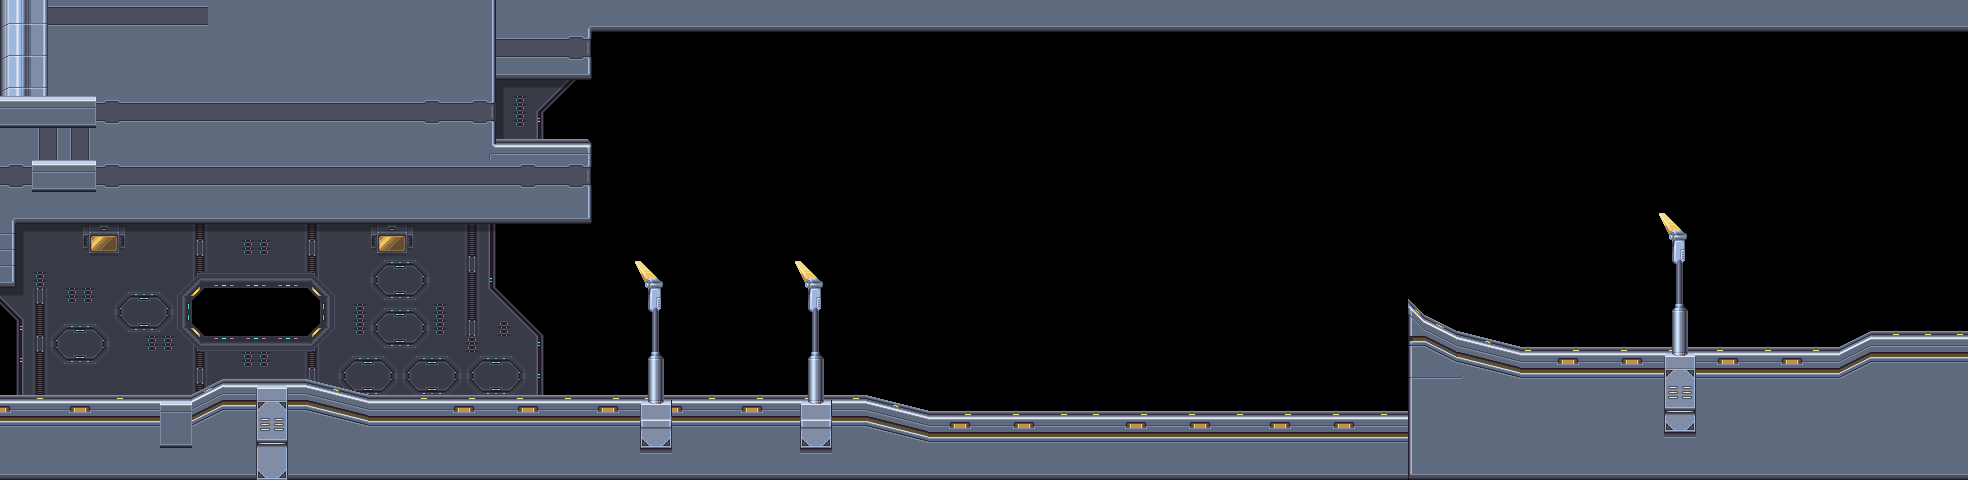

A 2D game scene composited from a Tiled map and its tileset images. What follows is a short description and the map's XML, with each tile layer's data collapsed to a summary:
An orthogonal 123x30 tile map with 16x16 px tiles, 4 tile layers (Background, Shadows, Main, Foreground).

<map version="1.9" tiledversion="1.9.0" orientation="orthogonal" renderorder="right-down" width="123" height="30" tilewidth="16" tileheight="16" infinite="0" nextlayerid="6" nextobjectid="1">
 <tileset firstgid="1" source="DynastyTileset.tsx" />
 <layer id="4" name="Background" width="123" height="30">
  <data>[3690 cells, 404 non-empty, 26 distinct tile ids]</data>
 </layer>
 <layer id="5" name="Shadows" width="123" height="30">
  <data>[3690 cells, 44 non-empty, 5 distinct tile ids]</data>
 </layer>
 <layer id="1" name="Main" width="123" height="30">
  <data>[3690 cells, 1519 non-empty, 61 distinct tile ids]</data>
 </layer>
 <layer id="3" name="Foreground" width="123" height="30">
  <data>[3690 cells, 98 non-empty, 35 distinct tile ids]</data>
 </layer>
</map>
